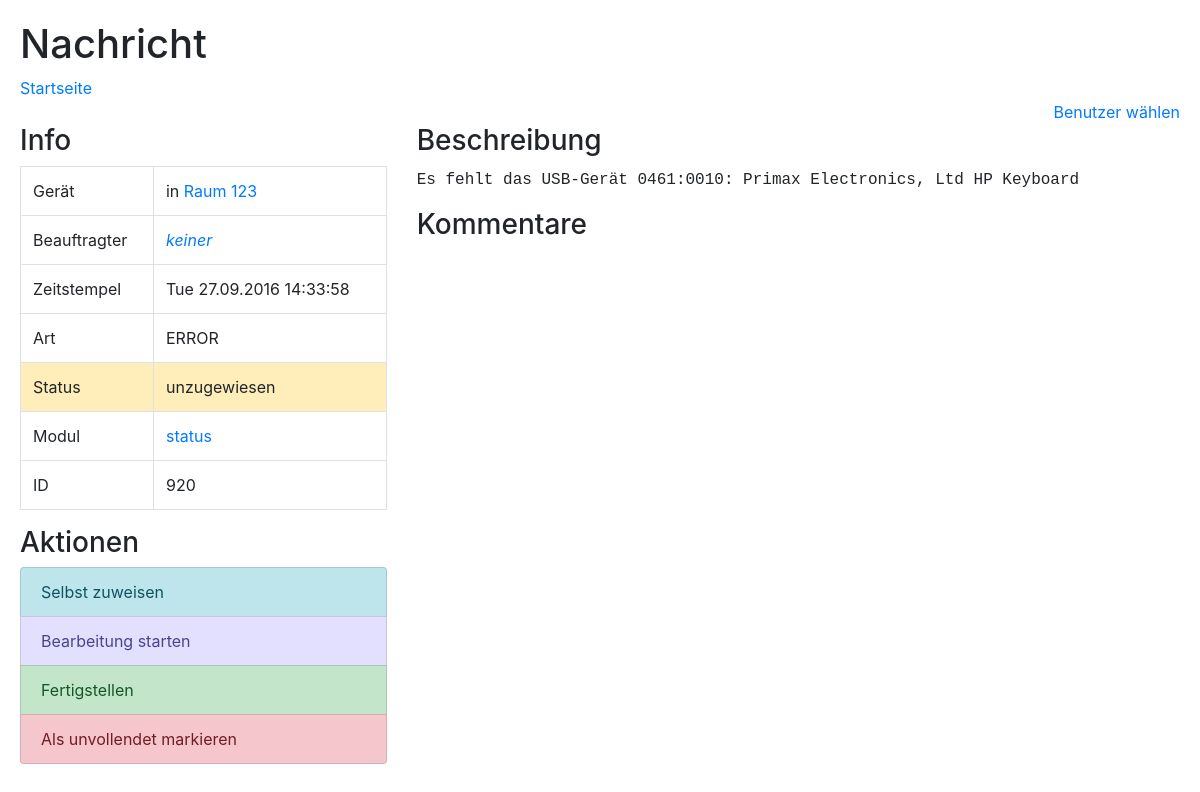
Screenshot of /messageSingle.php?id=920 with the database file from the repository.
### tables this page shows
CREATE TABLE `messages` (
  `id` int(11) NOT NULL,
  `ip` int(11) NOT NULL,
  `time` bigint(20) NOT NULL,
  `typeId` tinyint(4) NOT NULL,
  `moduleId` tinyint(4) NOT NULL,
  `message` text NOT NULL,
  `statusId` tinyint(4) NOT NULL,
  `assignee` tinyint(4) NOT NULL,
  `comment` text NOT NULL
);

CREATE TABLE `messagestatus` (
  `id` tinyint(4) NOT NULL,
  `name` tinytext NOT NULL,
  `bootstrapName` tinytext NOT NULL,
  `tagName` tinytext NOT NULL
);

### messageSingle.php (the view, shortened to what this page needs)
<?php
include "util.php";
setupUser();
if (empty($_GET["id"])) {
  echo "Fehler: Keine id gesendet!";
} else {
  $id = $_GET["id"];
  echo "<div class='row'>";
  query("SELECT * FROM messages WHERE id = '{$id}'");
  $message = mysqli_fetch_assoc($queryResult);
  echo "<div class='col-md-4'>";
  echo "<h3>Info</h3>";
  echo "<table class='table table-bordered'>";
  echo "<tr><td>Gerät</td><td>in <a href='device.php?ip={$message["ip"]}'>" . roomName($message["ip"]) . "</a></td></tr>";
  echo "<tr><td>Beauftragter</td><td><a href='user.php?id={$message["assignee"]}'>" . adminName($message["assignee"]) . "</a></td></tr>";
  echo "<tr><td>Zeitstempel</td><td>" . messageTime($message) . "</td></tr>";
  echo "<tr><td>Art</td><td>" . typeName($message["typeId"]) . "</td></tr>";
  echo "<tr class='" . statusBName($message["statusId"]) . "'><td>Status</td><td>" . statusName($message["statusId"]) . "</td></tr>";
  echo "<tr><td>Modul</td><td><a href='module.php?id={$message["moduleId"]}'>" . moduleName($message["moduleId"]) . "</a></td></tr>";
  echo "<tr><td>ID</td><td>{$message["id"]}</td></tr>";
  echo "</table>";
  echo "</div>";
  echo "<div class='col-md-8'>";
  echo "<h3>Beschreibung</h3>";
  echo "<p><samp>{$message["message"]}</samp></p>";
  echo "<h3>Kommentare</h3>";
  echo "</div>";
  echo "</div>";
  $linkPrefix = "messageSingle.php?id={$id}&";
  echo "<div class='row'><div class='col-md-4'><h3>Aktionen</h3>";
  if (permIsHigh($userPerm) || ! adminGetPerm($userId)) {
    echo "<div class='list-group'>";
    $statusId = $message["statusId"];
    echo "<a class='list-group-item list-group-item-action list-group-item-info' href='{$linkPrefix}action=assign&assignee={$userId}'>Selbst zuweisen</a>";
    if ($statusId != 4) {
      echo "<a class='list-group-item list-group-item-action table-assigned table-assigned-color-text' href='{$linkPrefix}action=statusUpdate&statusId=2'>Bearbeitung starten</a>";
    }
    echo "<a class='list-group-item list-group-item-action list-group-item-success' href='{$linkPrefix}action=statusUpdate&statusId=3'>Fertigstellen</a>";
    echo "<a class='list-group-item list-group-item-action list-group-item-danger' href='{$linkPrefix}action=statusUpdate&statusId=4'>Als unvollendet markieren</a>";
    echo "</div>";
  } else {
    loginPlease();
  }
  echo "</div>";
  echo "</div>";
}
?>

### style.css (style rules this page uses)
body { margin: 20px; }
.table-assigned { background-color: hsl(245, 100%, 94%); }
.table-assigned-color-text { color: hsl(245, 36%, 41%); }

### rows the page displays
messages: time "Tue 27.09.2016 14:33:58", statusId.name "unzugewiesen", id "920", message "Es fehlt das USB-Gerät 0461:0010: Primax Electronics, Ltd HP Keyboard"

### other values shown
$pageName "Nachricht"
roomName($message["ip"]) "Raum 123"
typeName($message["typeId"]) "ERROR"
moduleName($message["moduleId"]) "status"
